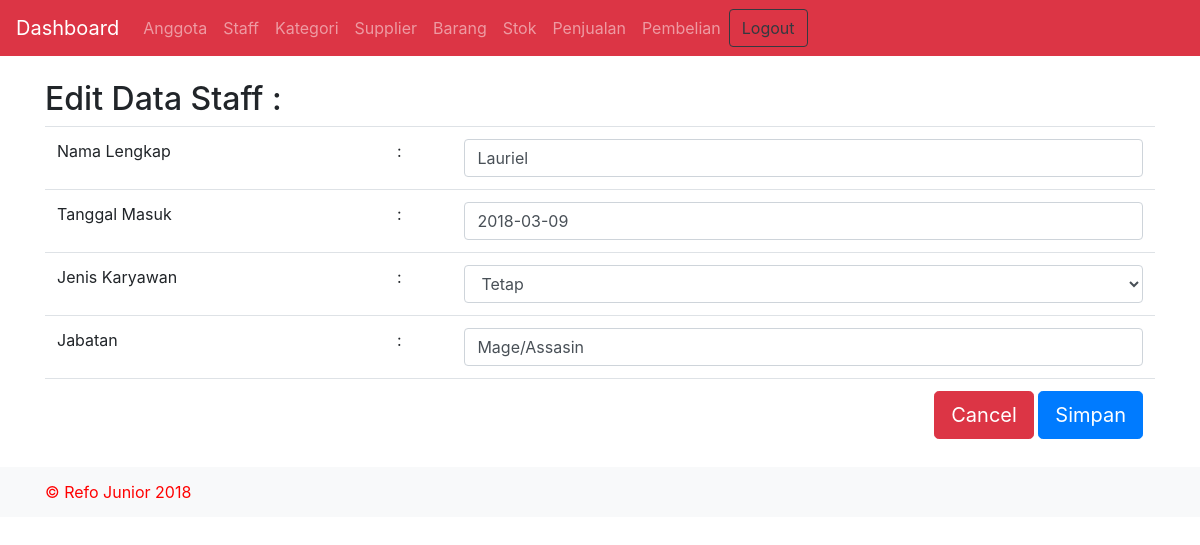
The page /update_staff.php?id_staff=1 (signed in) on the database its author committed.
### tables this page shows
CREATE TABLE `staff` (
  `id_staff` int(11) NOT NULL,
  `nama` varchar(255) NOT NULL,
  `tanggal` date NOT NULL,
  `jenis` varchar(255) NOT NULL,
  `jabatan` varchar(255) NOT NULL
);

### layout/form_staff.php (the view, shortened to what this page needs)
<?php
	if(isset($_GET['id_staff'])){
		$id_staff = $_GET['id_staff'];
		$query = mysqli_query($connect, "SELECT * from staff WHERE id_staff='$id_staff'");
		while($data = mysqli_fetch_array($query)){
			$nama = $data['nama'];
			$tanggal = $data['tanggal'];
			$jenis = $data['jenis'];
			$jabatan = $data['jabatan'];
		}
 ?>
<div class="container">
	<br>
	<h2>Edit Data Staff : </h2>
	<form action="proses/edit_staff.php" method="post">
		<table class="table">
			<tr>
				<td>Nama Lengkap</td>
				<td>:</td>
				<td><input type="text" class="form-control" placeholder="Nama Lengkap" name="nama" value="<?= $nama ?>"></td>
			</tr>
			<tr>
				<td>Tanggal Masuk</td>
				<td>:</td>
				<td colspan="2"><input type="text" class="form-control" placeholder="Tanggal Masuk Bekerja" name="tanggal" value="<?= $tanggal ?>"></td>
			</tr>
			<tr>
				<td>Jenis Karyawan</td>
				<td>:</td>
				<td colspan="2">
					<select name="jenis" class="form-control">
						<option value="Tetap" <?= ($jenis == 'Tetap')?'selected' : '' ?> > Tetap</option>
					</select>
				</td>
			</tr>
			<tr>
				<td>Jabatan</td>
				<td>:</td>
				<td colspan="2"><input type="text" class="form-control" placeholder="Jabatan" name="jabatan" value="<?= $jabatan ?>"></td>
			</tr>
			<tr>
				<td colspan="4" align="right"><a href="staff.php" class="btn btn-danger btn-lg"> Cancel </a> <input type="submit" value="Simpan" class="btn btn-primary btn-lg"></td>
			</tr>
		</table>
	</form>
</div>
<?php } ?>

### rows shown on the page
staff: nama "Lauriel", tanggal "2018-03-09", jenis "Tetap", jabatan "Mage/Assasin"
